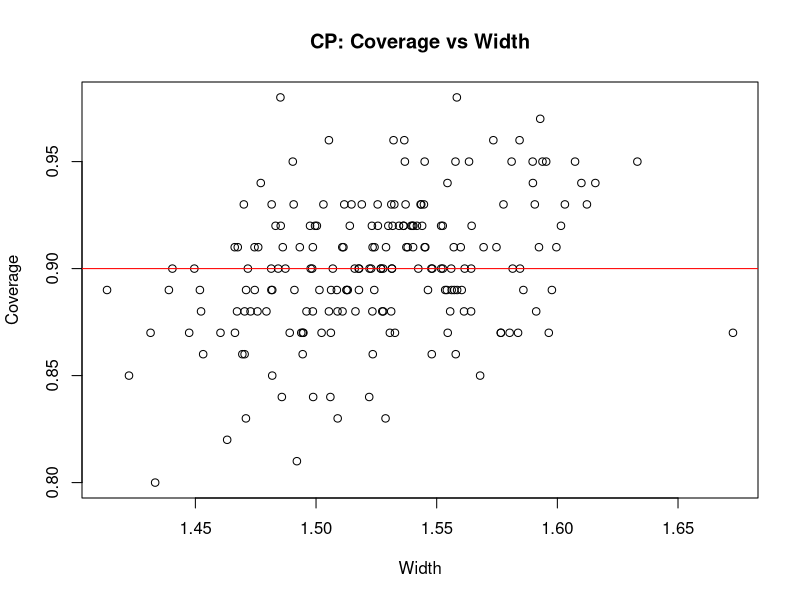
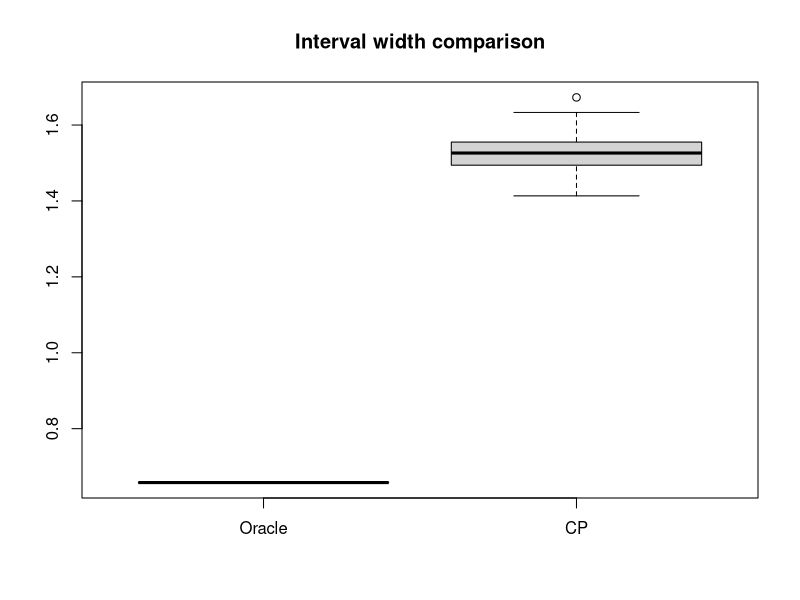
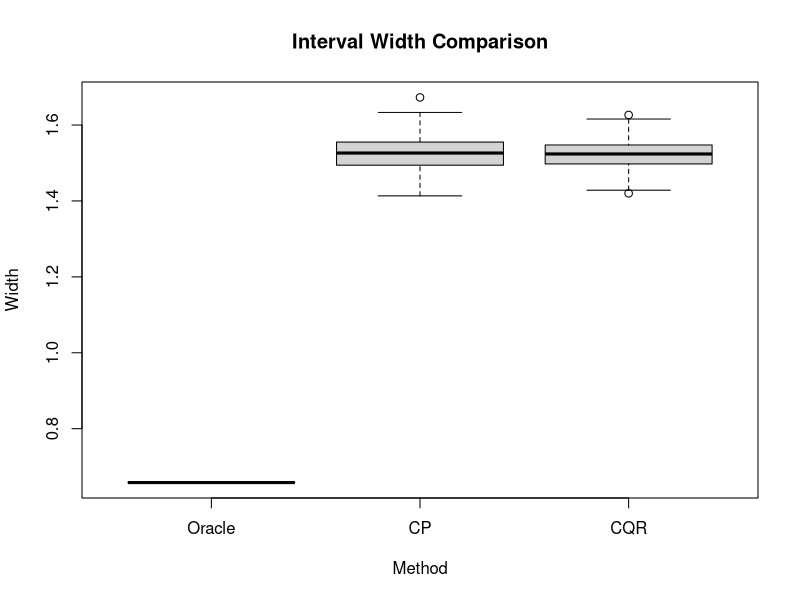
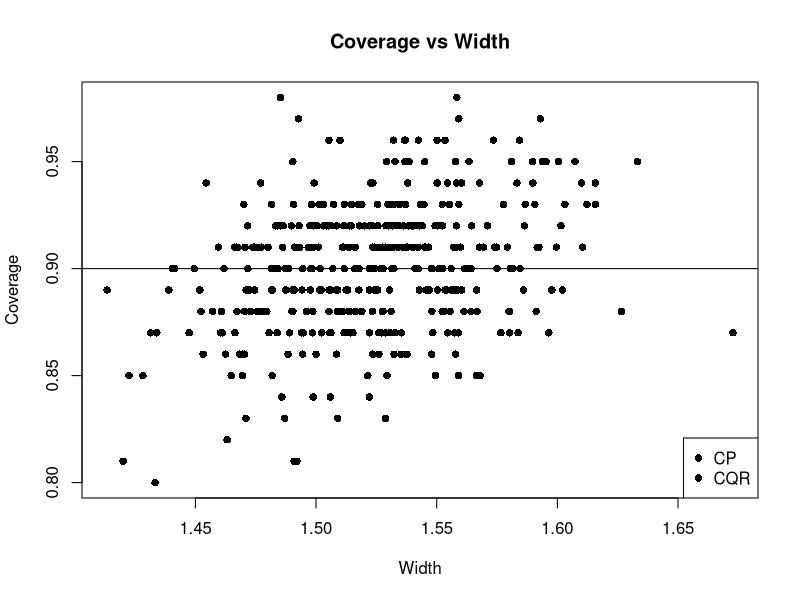
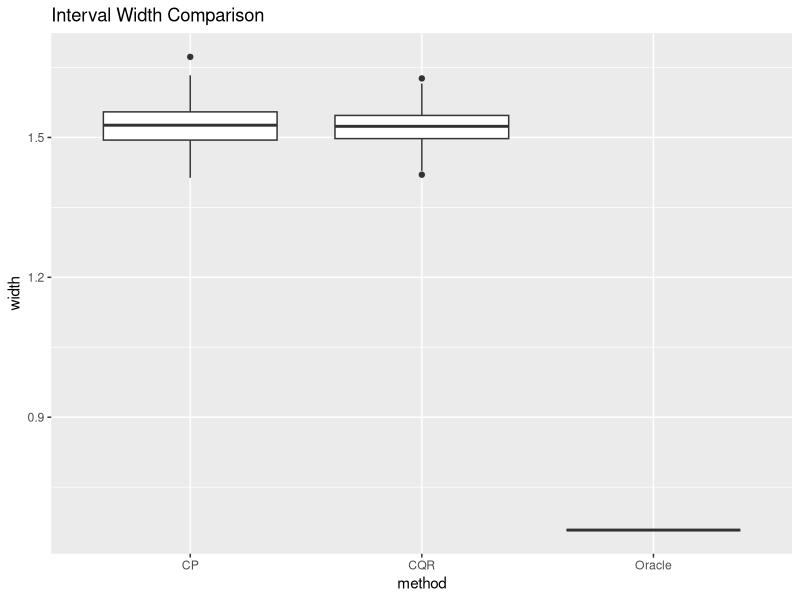
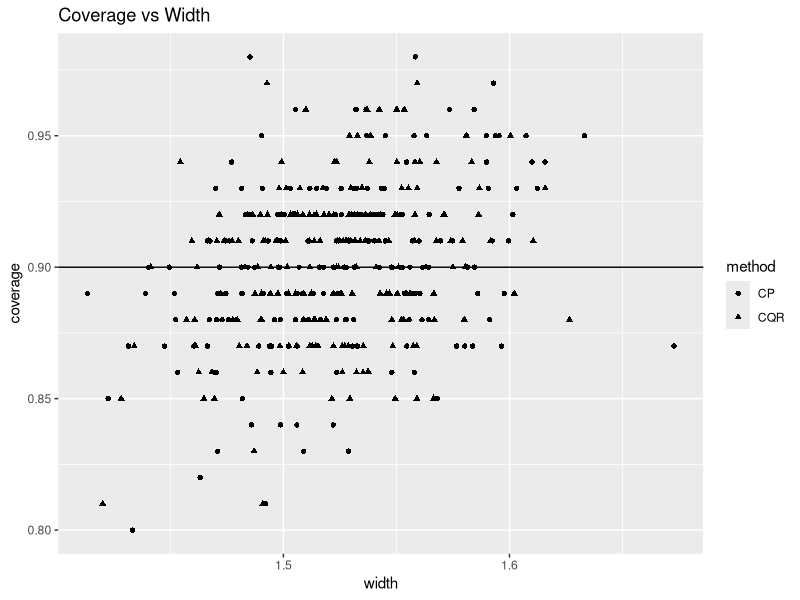
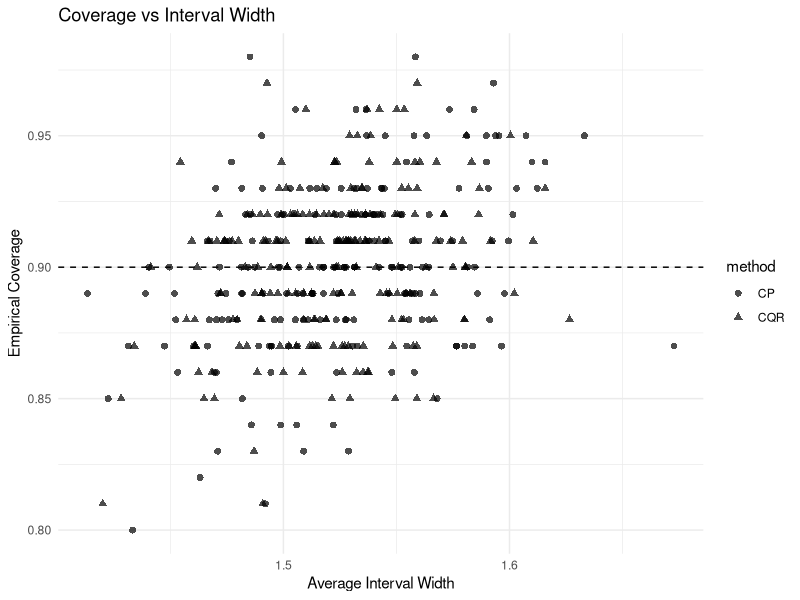
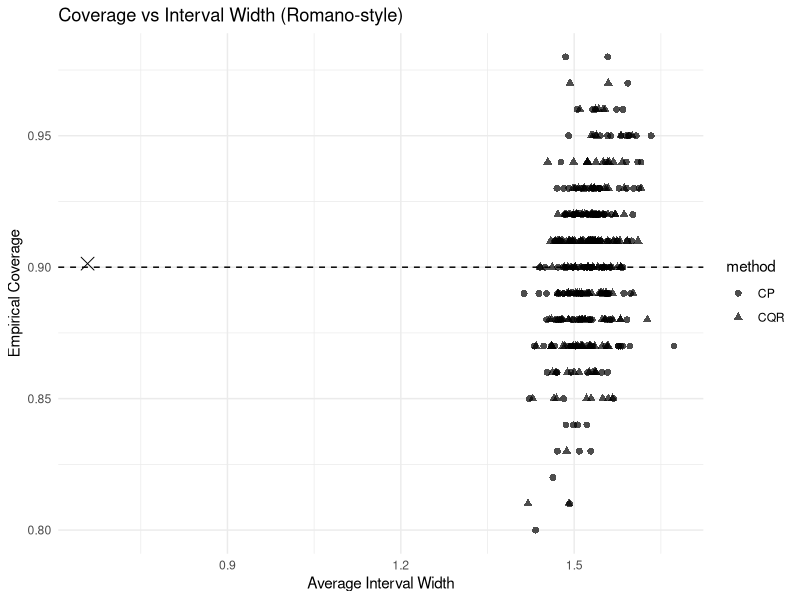

Write R code to recreate these figures, in order.
set.seed(1)

# Parameters
n <- 1000
n_test <- 100
sigma <- 0.2
alpha <- 0.1
z <- qnorm(1 - alpha/2)

# True function
f <- function(x) sin(2*pi*x)

# Training data
X <- runif(n)
Y <- f(X) + rnorm(n, 0, sigma)

# Test data
X_test <- runif(n_test)
Y_test <- f(X_test) + rnorm(n_test, 0, sigma)

# True prediction intervals
lower <- f(X_test) - z * sigma
upper <- f(X_test) + z * sigma

# Coverage
coverage <- mean(Y_test >= lower & Y_test <= upper)

# Width
width <- mean(upper - lower)

coverage # 0.9
width # approx 2*z*sigma = 0.658


# Compare to conformal


set.seed(1)

# Parameters
n <- 1000
n_test <- 100
sigma <- 0.2
alpha <- 0.1
z <- qnorm(1 - alpha/2)
B <- 200  # repetitions

# True function
f <- function(x) sin(2*pi*x)

# Storage
cov_oracle <- numeric(B)
width_oracle <- numeric(B)

cov_cp <- numeric(B)
width_cp <- numeric(B)

for (b in 1:B) {
  
  # Generate data
  X <- runif(n)
  Y <- f(X) + rnorm(n, 0, sigma)
  
  X_test <- runif(n_test)
  Y_test <- f(X_test) + rnorm(n_test, 0, sigma)
  
  # ----------------------
  # ORACLE
  # ----------------------
  lower_o <- f(X_test) - z * sigma
  upper_o <- f(X_test) + z * sigma
  
  cov_oracle[b] <- mean(Y_test >= lower_o & Y_test <= upper_o)
  width_oracle[b] <- mean(upper_o - lower_o)
  
  # ----------------------
  # SPLIT CONFORMAL
  # ----------------------
  idx <- sample(1:n, n/2)
  X_train <- X[idx]
  Y_train <- Y[idx]
  
  X_cal <- X[-idx]
  Y_cal <- Y[-idx]
  
  # Misspecificeret model (lineær regression)
  model <- lm(Y_train ~ X_train)
  
  # Calibration scores
  y_hat_cal <- predict(model, newdata = data.frame(X_train = X_cal))
  R <- abs(Y_cal - y_hat_cal)
  
  q_hat <- quantile(R, 1 - alpha)
  
  # Test predictions
  y_hat_test <- predict(model, newdata = data.frame(X_train = X_test))
  
  lower_cp <- y_hat_test - q_hat
  upper_cp <- y_hat_test + q_hat
  
  cov_cp[b] <- mean(Y_test >= lower_cp & Y_test <= upper_cp)
  width_cp[b] <- mean(upper_cp - lower_cp)
}

# Summary
mean(cov_oracle)
mean(width_oracle)

mean(cov_cp)
mean(width_cp)


plot(width_cp, cov_cp,
     xlab="Width", ylab="Coverage",
     main="CP: Coverage vs Width")
abline(h=0.9, col="red")

boxplot(width_oracle, width_cp,
        names=c("Oracle","CP"),
        main="Interval width comparison")


# Now with CQR


set.seed(1)

# Parameters
n <- 1000
n_test <- 100
sigma <- 0.2
alpha <- 0.1
z <- qnorm(1 - alpha/2)
B <- 200

f <- function(x) sin(2*pi*x)

# Storage
cov_oracle <- width_oracle <- numeric(B)
cov_cp <- width_cp <- numeric(B)
cov_cqr <- width_cqr <- numeric(B)

# Simple quantile approximation (iterative reweighting)
quantile_lm <- function(X, Y, tau, n_iter=10) {
  w <- rep(1, length(Y))
  for (k in 1:n_iter) {
    fit <- lm(Y ~ X, weights = w)
    res <- Y - predict(fit)
    w <- ifelse(res >= 0, tau, 1 - tau)
  }
  return(fit)
}

for (b in 1:B) {
  
  # Data
  X <- runif(n)
  Y <- f(X) + rnorm(n, 0, sigma)
  
  X_test <- runif(n_test)
  Y_test <- f(X_test) + rnorm(n_test, 0, sigma)
  
  # ---------------- ORACLE ----------------
  lower_o <- f(X_test) - z*sigma
  upper_o <- f(X_test) + z*sigma
  
  cov_oracle[b] <- mean(Y_test >= lower_o & Y_test <= upper_o)
  width_oracle[b] <- mean(upper_o - lower_o)
  
  # ---------------- SPLIT CP ----------------
  idx <- sample(1:n, n/2)
  
  X_train <- X[idx]; Y_train <- Y[idx]
  X_cal <- X[-idx]; Y_cal <- Y[-idx]
  
  model <- lm(Y_train ~ X_train)
  
  y_hat_cal <- predict(model, newdata=data.frame(X_train=X_cal))
  R <- abs(Y_cal - y_hat_cal)
  q_hat <- quantile(R, 1-alpha)
  
  y_hat_test <- predict(model, newdata=data.frame(X_train=X_test))
  
  lower_cp <- y_hat_test - q_hat
  upper_cp <- y_hat_test + q_hat
  
  cov_cp[b] <- mean(Y_test >= lower_cp & Y_test <= upper_cp)
  width_cp[b] <- mean(upper_cp - lower_cp)
  
  # ---------------- CQR ----------------
  
  # Fit quantiles
  model_l <- quantile_lm(X_train, Y_train, alpha/2)
  model_u <- quantile_lm(X_train, Y_train, 1 - alpha/2)
  
  ql_cal <- predict(model_l, newdata=data.frame(X=X_cal))
  qu_cal <- predict(model_u, newdata=data.frame(X=X_cal))
  
  R_cqr <- pmax(ql_cal - Y_cal, Y_cal - qu_cal)
  q_hat_cqr <- quantile(R_cqr, 1 - alpha)
  
  ql_test <- predict(model_l, newdata=data.frame(X=X_test))
  qu_test <- predict(model_u, newdata=data.frame(X=X_test))
  
  lower_cqr <- ql_test - q_hat_cqr
  upper_cqr <- qu_test + q_hat_cqr
  
  cov_cqr[b] <- mean(Y_test >= lower_cqr & Y_test <= upper_cqr)
  width_cqr[b] <- mean(upper_cqr - lower_cqr)
}

# Results
mean(cov_oracle); mean(width_oracle)
mean(cov_cp); mean(width_cp)
mean(cov_cqr); mean(width_cqr)


boxplot(width_oracle, width_cp, width_cqr,
        names = c("Oracle", "CP", "CQR"),
        main = "Interval Width Comparison",
        xlab = "Method",
        ylab = "Width")


plot(width_cp, cov_cp,
     xlab = "Width",
     ylab = "Coverage",
     main = "Coverage vs Width",
     pch = 16)

points(width_cqr, cov_cqr, pch = 16)

abline(h = 0.9)
legend("bottomright",
       legend = c("CP", "CQR"),
       pch = 16)



library(ggplot2)

df <- data.frame(
  width = c(width_oracle, width_cp, width_cqr),
  coverage = c(cov_oracle, cov_cp, cov_cqr),
  method = factor(rep(c("Oracle", "CP", "CQR"),
                      each = length(width_oracle)))
)

# Boxplot
ggplot(df, aes(x = method, y = width)) +
  geom_boxplot() +
  ggtitle("Interval Width Comparison")

# Coverage vs width
ggplot(df[df$method != "Oracle",], 
       aes(x = width, y = coverage, shape = method)) +
  geom_point() +
  geom_hline(yintercept = 0.9) +
  ggtitle("Coverage vs Width")


aggregate(width ~ method, df, mean)
aggregate(coverage ~ method, df, mean)









# Combine results
df <- data.frame(
  width = c(width_cp, width_cqr),
  coverage = c(cov_cp, cov_cqr),
  method = factor(rep(c("CP", "CQR"),
                      each = length(width_cp)))
)

# Romano-style plot
ggplot(df, aes(x = width, y = coverage, shape = method)) +
  geom_point(size = 2, alpha = 0.7) +
  geom_hline(yintercept = 0.9, linetype = "dashed") +
  labs(
    title = "Coverage vs Interval Width",
    x = "Average Interval Width",
    y = "Empirical Coverage"
  ) +
  theme_minimal()

oracle_df <- data.frame(
  width = mean(width_oracle),
  coverage = mean(cov_oracle)
)

ggplot(df, aes(x = width, y = coverage, shape = method)) +
  geom_point(size = 2, alpha = 0.7) +
  geom_point(data = oracle_df, aes(x = width, y = coverage),
             shape = 4, size = 4) +
  geom_hline(yintercept = 0.9, linetype = "dashed") +
  labs(
    title = "Coverage vs Interval Width (Romano-style)",
    x = "Average Interval Width",
    y = "Empirical Coverage"
  ) +
  theme_minimal()










set.seed(1)
library(ggplot2)
library(gridExtra)

# Data
n <- 1000
sigma <- 0.2
alpha <- 0.1

f <- function(x) sin(2*pi*x)

X <- runif(n, 0, 5)
Y <- f(X) + rnorm(n, 0, sigma)

# Grid for visualization
x_grid <- seq(0, 5, length.out = 200)

# ---------------------------
# SPLIT CONFORMAL
# ---------------------------
idx <- sample(1:n, n/2)

X_train <- X[idx]; Y_train <- Y[idx]
X_cal <- X[-idx]; Y_cal <- Y[-idx]

model <- lm(Y_train ~ X_train)

y_hat_cal <- predict(model, newdata=data.frame(X_train=X_cal))
R <- abs(Y_cal - y_hat_cal)
q_hat <- quantile(R, 1-alpha)

y_hat_grid <- predict(model, newdata=data.frame(X_train=x_grid))

lower_cp <- y_hat_grid - q_hat
upper_cp <- y_hat_grid + q_hat



# ---------------------------
# CQR (simple approximation)
# ---------------------------
quantile_lm <- function(X, Y, tau, n_iter=10) {
  w <- rep(1, length(Y))
  for (k in 1:n_iter) {
    fit <- lm(Y ~ X, weights = w)
    res <- Y - predict(fit)
    w <- ifelse(res >= 0, tau, 1 - tau)
  }
  return(fit)
}

model_l <- quantile_lm(X_train, Y_train, alpha/2)
model_u <- quantile_lm(X_train, Y_train, 1-alpha/2)

ql_cal <- predict(model_l, newdata=data.frame(X=X_cal))
qu_cal <- predict(model_u, newdata=data.frame(X=X_cal))

R_cqr <- pmax(ql_cal - Y_cal, Y_cal - qu_cal)
q_hat_cqr <- quantile(R_cqr, 1-alpha)

ql_grid <- predict(model_l, newdata=data.frame(X=x_grid))
qu_grid <- predict(model_u, newdata=data.frame(X=x_grid))

lower_cqr <- ql_grid - q_hat_cqr
upper_cqr <- qu_grid + q_hat_cqr

# ---------------------------
# ORACLE
# ---------------------------
z <- qnorm(1 - alpha/2)
lower_oracle <- f(x_grid) - z*sigma
upper_oracle <- f(x_grid) + z*sigma

# ---------------------------
# PLOTS
# ---------------------------

# (a) Split CP
p1 <- ggplot() +
  geom_point(aes(X, Y), alpha=0.3) +
  geom_line(aes(x_grid, y_hat_grid)) +
  geom_ribbon(aes(x=x_grid, ymin=lower_cp, ymax=upper_cp), alpha=0.3) +
  ggtitle("(a) Split Conformal") +
  xlab("X") + ylab("Y")

# (b) Oracle
p2 <- ggplot() +
  geom_point(aes(X, Y), alpha=0.3) +
  geom_line(aes(x_grid, f(x_grid))) +
  geom_ribbon(aes(x=x_grid, ymin=lower_oracle, ymax=upper_oracle), alpha=0.3) +
  ggtitle("(b) Oracle") +
  xlab("X") + ylab("Y")

# (c) CQR
p3 <- ggplot() +
  geom_point(aes(X, Y), alpha=0.3) +
  geom_line(aes(x_grid, ql_grid), linetype="dashed") +
  geom_line(aes(x_grid, qu_grid), linetype="dashed") +
  geom_ribbon(aes(x=x_grid, ymin=lower_cqr, ymax=upper_cqr), alpha=0.3) +
  ggtitle("(c) CQR") +
  xlab("X") + ylab("Y")

# (d) Interval length
length_cp <- upper_cp - lower_cp
length_cqr <- upper_cqr - lower_cqr
length_oracle <- upper_oracle - lower_oracle

df_len <- data.frame(
  x = rep(x_grid, 3),
  length = c(length_cp, length_cqr, length_oracle),
  method = rep(c("CP", "CQR", "Oracle"), each=length(x_grid))
)

p4 <- ggplot(df_len, aes(x, length, linetype=method)) +
  geom_line() +
  ggtitle("(d) Interval Length") +
  xlab("X") + ylab("Length")

# Combine
grid.arrange(p1, p2, p3, p4, ncol=2)





# With QR




set.seed(1)

# -----------------------------
# Parameters
# -----------------------------
n <- 1000
n_test <- 100
sigma <- 0.2
alpha <- 0.1
z <- qnorm(1 - alpha/2)
B <- 200

f <- function(x) sin(2*pi*x)

# -----------------------------
# Storage
# -----------------------------
cov_oracle <- width_oracle <- numeric(B)
cov_cp <- width_cp <- numeric(B)
cov_cqr <- width_cqr <- numeric(B)
cov_qr <- width_qr <- numeric(B)

# -----------------------------
# Quantile regression (approx)
# -----------------------------
quantile_lm <- function(X, Y, tau, n_iter=10) {
  w <- rep(1, length(Y))
  for (k in 1:n_iter) {
    fit <- lm(Y ~ X, weights = w)
    res <- Y - predict(fit)
    w <- ifelse(res >= 0, tau, 1 - tau)
  }
  return(fit)
}

# -----------------------------
# Simulation loop
# -----------------------------
for (b in 1:B) {
  
  # Data
  X <- runif(n)
  Y <- f(X) + rnorm(n, 0, sigma)
  
  X_test <- runif(n_test)
  Y_test <- f(X_test) + rnorm(n_test, 0, sigma)
  
  # ---------------- ORACLE ----------------
  lower_o <- f(X_test) - z*sigma
  upper_o <- f(X_test) + z*sigma
  
  cov_oracle[b] <- mean(Y_test >= lower_o & Y_test <= upper_o)
  width_oracle[b] <- mean(upper_o - lower_o)
  
  # ---------------- SPLIT ----------------
  idx <- sample(1:n, n/2)
  
  X_train <- X[idx]; Y_train <- Y[idx]
  X_cal <- X[-idx]; Y_cal <- Y[-idx]
  
  model <- lm(Y_train ~ X_train)
  
  y_hat_cal <- predict(model, newdata=data.frame(X_train=X_cal))
  R <- abs(Y_cal - y_hat_cal)
  q_hat <- quantile(R, 1-alpha)
  
  y_hat_test <- predict(model, newdata=data.frame(X_train=X_test))
  
  lower_cp <- y_hat_test - q_hat
  upper_cp <- y_hat_test + q_hat
  
  cov_cp[b] <- mean(Y_test >= lower_cp & Y_test <= upper_cp)
  width_cp[b] <- mean(upper_cp - lower_cp)
  
  # ---------------- QR ----------------
  model_l_qr <- quantile_lm(X_train, Y_train, alpha/2)
  model_u_qr <- quantile_lm(X_train, Y_train, 1-alpha/2)
  
  ql_test_qr <- predict(model_l_qr, newdata=data.frame(X=X_test))
  qu_test_qr <- predict(model_u_qr, newdata=data.frame(X=X_test))
  
  lower_qr <- ql_test_qr
  upper_qr <- qu_test_qr
  
  cov_qr[b] <- mean(Y_test >= lower_qr & Y_test <= upper_qr)
  width_qr[b] <- mean(upper_qr - lower_qr)
  
  # ---------------- CQR ----------------
  ql_cal <- predict(model_l_qr, newdata=data.frame(X=X_cal))
  qu_cal <- predict(model_u_qr, newdata=data.frame(X=X_cal))
  
  R_cqr <- pmax(ql_cal - Y_cal, Y_cal - qu_cal)
  q_hat_cqr <- quantile(R_cqr, 1-alpha)
  
  ql_test <- predict(model_l_qr, newdata=data.frame(X=X_test))
  qu_test <- predict(model_u_qr, newdata=data.frame(X=X_test))
  
  lower_cqr <- ql_test - q_hat_cqr
  upper_cqr <- qu_test + q_hat_cqr
  
  cov_cqr[b] <- mean(Y_test >= lower_cqr & Y_test <= upper_cqr)
  width_cqr[b] <- mean(upper_cqr - lower_cqr)
}

# -----------------------------
# Summary tables
# -----------------------------
df <- data.frame(
  width = c(width_oracle, width_qr, width_cp, width_cqr),
  coverage = c(cov_oracle, cov_qr, cov_cp, cov_cqr),
  method = factor(rep(c("Oracle","QR","CP","CQR"),
                      each = B))
)

aggregate(width ~ method, df, mean)
aggregate(coverage ~ method, df, mean)

# -----------------------------
# Boxplot
# -----------------------------
boxplot(width ~ method, df,
        main = "Interval Width Comparison",
        xlab = "Method",
        ylab = "Width")

# -----------------------------
# Romano-style scatter
# -----------------------------
plot(df$width[df$method=="QR"],
     df$coverage[df$method=="QR"],
     pch=16, xlab="Width", ylab="Coverage",
     main="Coverage vs Width")

points(df$width[df$method=="CP"],
       df$coverage[df$method=="CP"], pch=16)

points(df$width[df$method=="CQR"],
       df$coverage[df$method=="CQR"], pch=16)

abline(h=0.9)

legend("bottomright",
       legend=c("QR","CP","CQR"),
       pch=16)



# Romano plot with all


library(ggplot2)
library(gridExtra)

set.seed(1)

# -----------------------------
# Data
# -----------------------------
n <- 1000
sigma <- 0.2
alpha <- 0.1
z <- qnorm(1 - alpha/2)

f <- function(x) x^2 # or sin(2*pi*x) 

X <- runif(n, 0, 5)
Y <- f(X) + rnorm(n, 0, sigma)

x_grid <- seq(0, 5, length.out = 200)

# -----------------------------
# Split
# -----------------------------
idx <- sample(1:n, n/2)
X_train <- X[idx]; Y_train <- Y[idx]
X_cal <- X[-idx]; Y_cal <- Y[-idx]

# -----------------------------
# CP
# -----------------------------
model_cp <- lm(Y_train ~ X_train)

y_hat_cal <- predict(model_cp, newdata=data.frame(X_train=X_cal))
R <- abs(Y_cal - y_hat_cal)
q_hat <- quantile(R, 1-alpha)

y_hat_grid <- predict(model_cp, newdata=data.frame(X_train=x_grid))

lower_cp <- y_hat_grid - q_hat
upper_cp <- y_hat_grid + q_hat

# -----------------------------
# Quantile regression (approx)
# -----------------------------
quantile_lm <- function(X, Y, tau, n_iter=10) {
  w <- rep(1, length(Y))
  for (k in 1:n_iter) {
    fit <- lm(Y ~ X, weights = w)
    res <- Y - predict(fit)
    w <- ifelse(res >= 0, tau, 1 - tau)
  }
  return(fit)
}

model_l <- quantile_lm(X_train, Y_train, alpha/2)
model_u <- quantile_lm(X_train, Y_train, 1-alpha/2)

ql_grid <- predict(model_l, newdata=data.frame(X=x_grid))
qu_grid <- predict(model_u, newdata=data.frame(X=x_grid))

# -----------------------------
# QR (no conformal)
# -----------------------------
lower_qr <- ql_grid
upper_qr <- qu_grid

# -----------------------------
# CQR
# -----------------------------
ql_cal <- predict(model_l, newdata=data.frame(X=X_cal))
qu_cal <- predict(model_u, newdata=data.frame(X=X_cal))

R_cqr <- pmax(ql_cal - Y_cal, Y_cal - qu_cal)
q_hat_cqr <- quantile(R_cqr, 1-alpha)

lower_cqr <- ql_grid - q_hat_cqr
upper_cqr <- qu_grid + q_hat_cqr

# -----------------------------
# Oracle
# -----------------------------
lower_oracle <- f(x_grid) - z*sigma
upper_oracle <- f(x_grid) + z*sigma

# -----------------------------
# Lengths
# -----------------------------
df_len <- data.frame(
  x = rep(x_grid, 4),
  length = c(upper_cp - lower_cp,
             upper_qr - lower_qr,
             upper_cqr - lower_cqr,
             upper_oracle - lower_oracle),
  method = rep(c("CP","QR","CQR","Oracle"),
               each = length(x_grid))
)

# -----------------------------
# Plots
# -----------------------------

# (a) CP
p1 <- ggplot() +
  geom_point(aes(X, Y), alpha=0.3) +
  geom_line(aes(x_grid, y_hat_grid)) +
  geom_ribbon(aes(x=x_grid, ymin=lower_cp, ymax=upper_cp), alpha=0.3) +
  ggtitle("(a) Split Conformal")

# (b) Oracle
p2 <- ggplot() +
  geom_point(aes(X, Y), alpha=0.3) +
  geom_line(aes(x_grid, f(x_grid))) +
  geom_ribbon(aes(x=x_grid, ymin=lower_oracle, ymax=upper_oracle), alpha=0.3) +
  ggtitle("(b) Oracle")

# (c) QR
p3 <- ggplot() +
  geom_point(aes(X, Y), alpha=0.3) +
  geom_line(aes(x_grid, ql_grid), linetype="dashed") +
  geom_line(aes(x_grid, qu_grid), linetype="dashed") +
  geom_ribbon(aes(x=x_grid, ymin=lower_qr, ymax=upper_qr), alpha=0.3) +
  ggtitle("(c) QR")

# (d) CQR
p4 <- ggplot() +
  geom_point(aes(X, Y), alpha=0.3) +
  geom_line(aes(x_grid, ql_grid), linetype="dashed") +
  geom_line(aes(x_grid, qu_grid), linetype="dashed") +
  geom_ribbon(aes(x=x_grid, ymin=lower_cqr, ymax=upper_cqr), alpha=0.3) +
  ggtitle("(d) CQR")

# (e) Length
p5 <- ggplot(df_len, aes(x, length, linetype=method)) +
  geom_line() +
  ggtitle("(e) Interval Length")

# Layout (4 panels)
grid.arrange(p2, p1, p3, p4, ncol=2)

p5 <- ggplot(df_len, aes(x, length, color = method, linetype = method)) +
  geom_line(size = 1) +
  scale_color_manual(values = c(
    "CP" = "#1b9e77",
    "QR" = "#d95f02",
    "CQR" = "#7570b3",
    "Oracle" = "#000000"
  )) +
  scale_linetype_manual(values = c(
    "CP" = "solid",
    "QR" = "dashed",
    "CQR" = "dotted",
    "Oracle" = "longdash"
  )) +
  ggtitle("(e) Interval Length") +
  xlab("X") +
  ylab("Length") +
  theme_minimal()

p5
